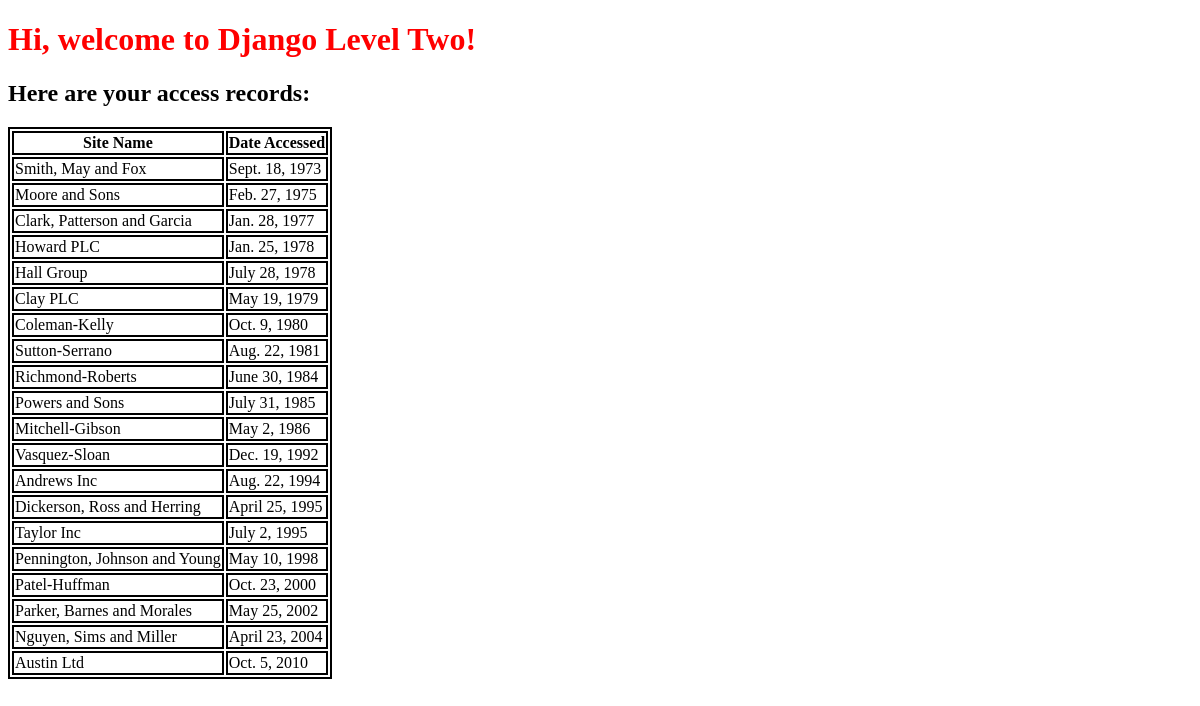
Before: / with the older database file.
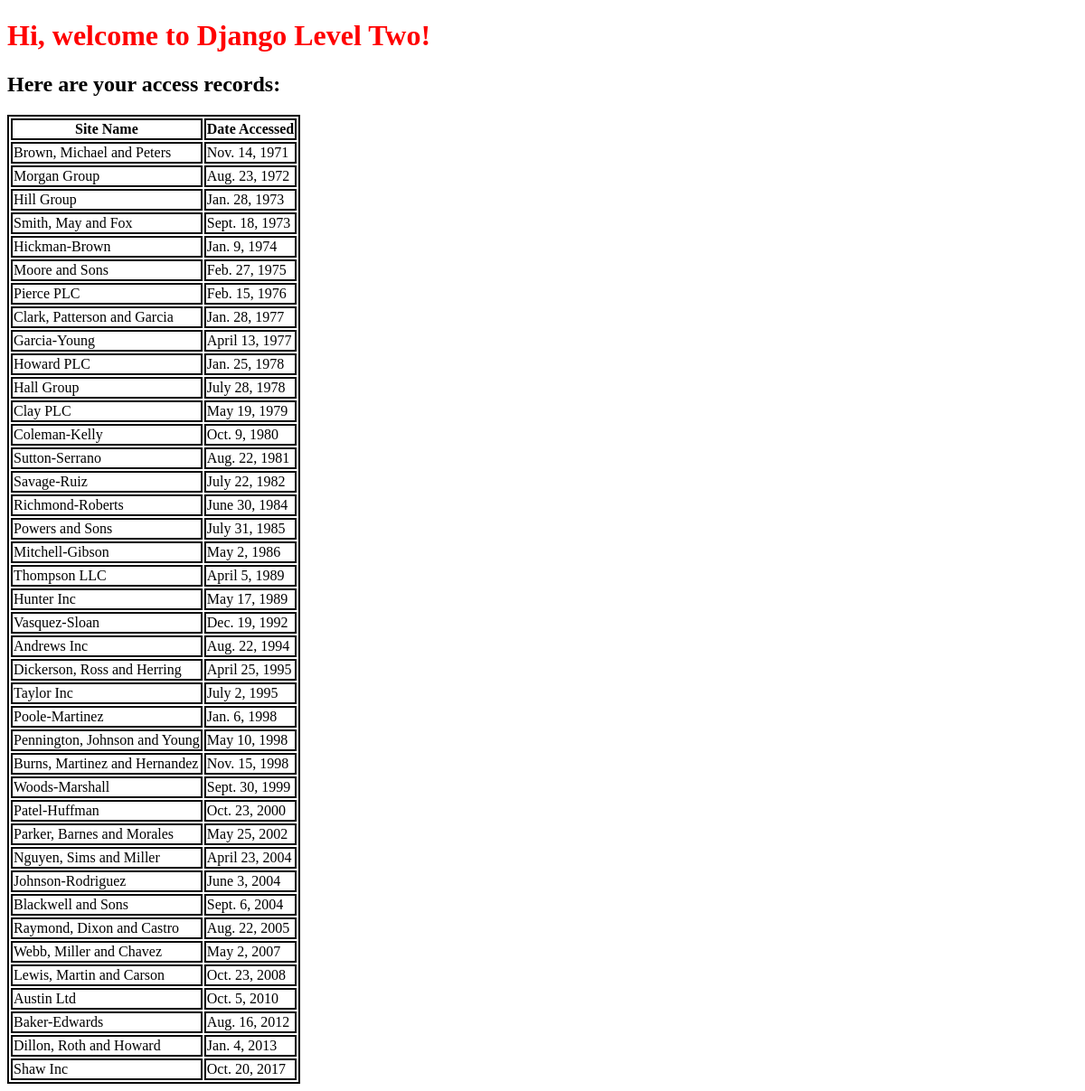
After: the same page with the newer database file.
### first_app/models.py (models this page shows, shortened)
class AccessRecord(models.Model):
    name = models.ForeignKey(Webpage,on_delete=models.CASCADE)
    date = models.DateField()

class Webpage(models.Model):
    topic = models.ForeignKey(Topic,on_delete=models.CASCADE)
    name = models.CharField(max_length=264,unique=True)
    url = models.URLField(unique=True)
    def __str__(self):
        return self.name

### first_app/views.py (the view)
# urls.py: path('', views.index, name='index'),
def index(request):
    webpages_list = AccessRecord.objects.order_by('date')
    date_dict = {"access_records":webpages_list}
    return render(request,'first_app/index.html',date_dict)

### templates/first_app/index.html (shortened to what this page needs)
<!DOCTYPE html>
{% load static %}
<html>
  <head>
    <link rel="stylesheet" href="{% static "css/mystyle.css" %}"/>
  </head>
  <body>
    <h1>Hi, welcome to Django Level Two!</h1>
    <h2>Here are your access records:</h2>
    <div class="djangtwo">
      {% if access_records %}
          <table>
            <thead>
              <th>Site Name</th>
              <th>Date Accessed</th>
            </thead>
            {% for acc in access_records %}
              <tr>
                <td>{{ acc.name }}</td>
                <td>{{ acc.date }}</td>
              </tr>
            {% endfor %}
        </table>
      {% else %}
        <p>No Access Records. Table Not Created.</p>
      {% endif %}
    </div>
  </body>
</html>

### static/css/mystyle.css (style rules this page uses)
h1 { color: red; }
table, th, td { border: 2px solid black; }

Changed rows visible on the page:
added AccessRecord: name "Brown, Michael and Peters", date "Nov. 14, 1971"
added AccessRecord: name "Morgan Group", date "Aug. 23, 1972"
added AccessRecord: name "Hill Group", date "Jan. 28, 1973"
added AccessRecord: name "Hickman-Brown", date "Jan. 9, 1974"
added AccessRecord: name "Pierce PLC", date "Feb. 15, 1976"
added AccessRecord: name "Garcia-Young", date "April 13, 1977"
added AccessRecord: name "Savage-Ruiz", date "July 22, 1982"
added AccessRecord: name "Thompson LLC", date "April 5, 1989"
added AccessRecord: name "Hunter Inc", date "May 17, 1989"
added AccessRecord: name "Poole-Martinez", date "Jan. 6, 1998"
added AccessRecord: name "Burns, Martinez and Hernandez", date "Nov. 15, 1998"
added AccessRecord: name "Woods-Marshall", date "Sept. 30, 1999"
added AccessRecord: name "Johnson-Rodriguez", date "June 3, 2004"
added AccessRecord: name "Blackwell and Sons", date "Sept. 6, 2004"
added AccessRecord: name "Raymond, Dixon and Castro", date "Aug. 22, 2005"
added AccessRecord: name "Webb, Miller and Chavez", date "May 2, 2007"
added AccessRecord: name "Lewis, Martin and Carson", date "Oct. 23, 2008"
added AccessRecord: name "Baker-Edwards", date "Aug. 16, 2012"
added AccessRecord: name "Dillon, Roth and Howard", date "Jan. 4, 2013"
added AccessRecord: name "Shaw Inc", date "Oct. 20, 2017"
